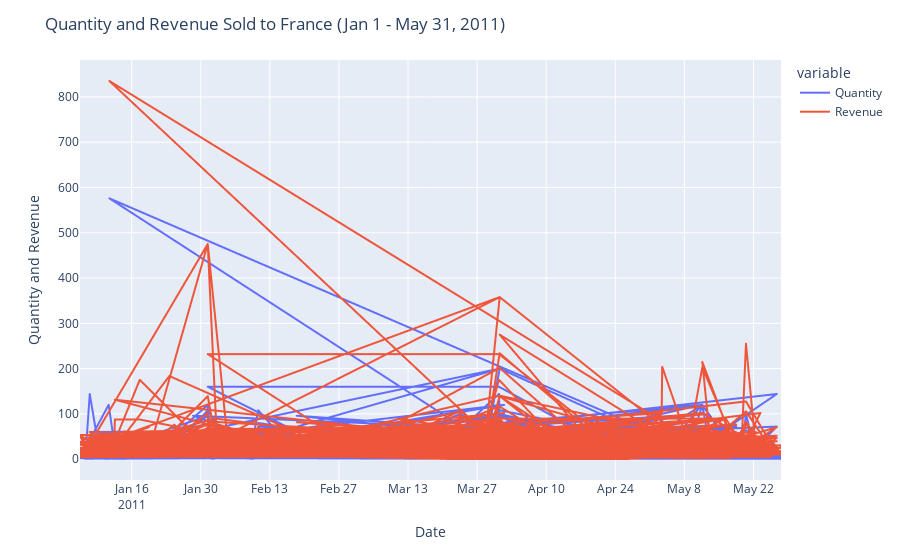

Notebook code for this chart:
### Markdown cell above
## 2. Create an interactive line chart showing quantity and revenue sold to France between January 1st and May 31st 2011.

### Code cell
import plotly.express as px
df(francia) = df[(df['Country'] == 'France') & (df['InvoiceDate'] >= '2011-01-01') & (df['InvoiceDate'] <= '2011-05-31')]

fig = px.line(df(francia), x='InvoiceDate', y=['Quantity', 'Revenue'])
fig.update_xaxes(title='Date')
fig.update_yaxes(title='Quantity and Revenue')
fig.update_layout(title='Quantity and Revenue Sold to France (Jan 1 - May 31, 2011)', hovermode='x')
fig.show()

### Figure 1 — Plotly figure (JSON) as saved in the notebook; plotly's stock layout.template omitted (floating-point values rounded to 4 significant figures; data arrays with more than 128 entries replaced by an {"elided": "..."} marker saying what was removed)
{"data": [{"hovertemplate": "variable=Quantity<br>InvoiceDate=%{x}<br>value=%{y}<extra></extra>", "legendgroup": "Quantity", "line": {"color": "#636efa", "dash": "solid"}, "marker": {"symbol": "circle"}, "mode": "lines", "name": "Quantity", "showlegend": true, "type": "scattergl", "x": {"elided": "2454 str values"}, "xaxis": "x", "y": {"elided": "2454 int values"}, "yaxis": "y"}, {"hovertemplate": "variable=Revenue<br>InvoiceDate=%{x}<br>value=%{y}<extra></extra>", "legendgroup": "Revenue", "line": {"color": "#EF553B", "dash": "solid"}, "marker": {"symbol": "circle"}, "mode": "lines", "name": "Revenue", "showlegend": true, "type": "scattergl", "x": {"elided": "2454 str values"}, "xaxis": "x", "y": {"elided": "2454 float values"}, "yaxis": "y"}], "layout": {"hovermode": "x", "legend": {"title": {"text": "variable"}, "tracegroupgap": 0}, "margin": {"t": 60}, "title": {"text": "Quantity and Revenue Sold to France (Jan 1 - May 31, 2011)"}, "xaxis": {"anchor": "y", "domain": [0, 1], "title": {"text": "Date"}}, "yaxis": {"anchor": "x", "domain": [0, 1], "title": {"text": "Quantity and Revenue"}}}}
